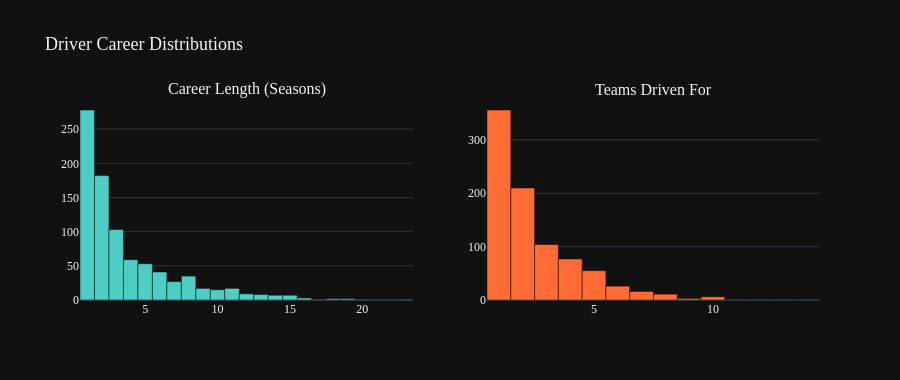

Notebook cell for this chart:
### Markdown cell above
## 3. Career Length & Team Loyalty

How many seasons do drivers typically race, and how many teams do they drive for? Most drivers are short-lived; only a few become legends with 10+ year careers.

### Code cell
driver_stats = df.groupby('Driver').agg(
    seasons=('Year', 'nunique'),
    teams=('Constructor', 'nunique'),
    total_wins=('Win', 'sum')
).reset_index()

fig = make_subplots(rows=1, cols=2, subplot_titles=('Career Length (Seasons)', 'Teams Driven For'))

fig.add_trace(go.Histogram(
    x=driver_stats['seasons'], nbinsx=25,
    marker_color='#4ecdc4', marker_line_color='#0a0a0a', marker_line_width=0.5,
    name='Seasons'
), row=1, col=1)

fig.add_trace(go.Histogram(
    x=driver_stats['teams'], nbinsx=15,
    marker_color='#ff6b35', marker_line_color='#0a0a0a', marker_line_width=0.5,
    name='Teams'
), row=1, col=2)

fig.update_layout(
    title='Driver Career Distributions',
    template='plotly_dark', height=380,
    font=dict(family='DM Sans'), title_font_size=18,
    showlegend=False
)
fig.show()

print(f"Median career length: {driver_stats['seasons'].median()} seasons")
print(f"Median teams driven for: {driver_stats['teams'].median()}")
print(f"Drivers with only 1 team: {(driver_stats['teams'] == 1).sum()} ({(driver_stats['teams'] == 1).sum() / len(driver_stats) * 100:.1f}%)")

### Figure 1 — Plotly figure (JSON) as saved in the notebook; plotly's stock layout.template omitted (floating-point values rounded to 4 significant figures; data arrays with more than 128 entries replaced by an {"elided": "..."} marker saying what was removed)
{"data": [{"marker": {"color": "#4ecdc4", "line": {"color": "#0a0a0a", "width": 0.5}}, "name": "Seasons", "nbinsx": 25, "type": "histogram", "x": {"elided": "868 int values"}, "xaxis": "x", "yaxis": "y"}, {"marker": {"color": "#ff6b35", "line": {"color": "#0a0a0a", "width": 0.5}}, "name": "Teams", "nbinsx": 15, "type": "histogram", "x": {"elided": "868 int values"}, "xaxis": "x2", "yaxis": "y2"}], "layout": {"annotations": [{"font": {"size": 16}, "showarrow": false, "text": "Career Length (Seasons)", "x": 0.225, "xanchor": "center", "xref": "paper", "y": 1.0, "yanchor": "bottom", "yref": "paper"}, {"font": {"size": 16}, "showarrow": false, "text": "Teams Driven For", "x": 0.775, "xanchor": "center", "xref": "paper", "y": 1.0, "yanchor": "bottom", "yref": "paper"}], "font": {"family": "DM Sans"}, "height": 380, "showlegend": false, "title": {"font": {"size": 18}, "text": "Driver Career Distributions"}, "xaxis": {"anchor": "y", "domain": [0.0, 0.45]}, "xaxis2": {"anchor": "y2", "domain": [0.55, 1.0]}, "yaxis": {"anchor": "x", "domain": [0.0, 1.0]}, "yaxis2": {"anchor": "x2", "domain": [0.0, 1.0]}}}
